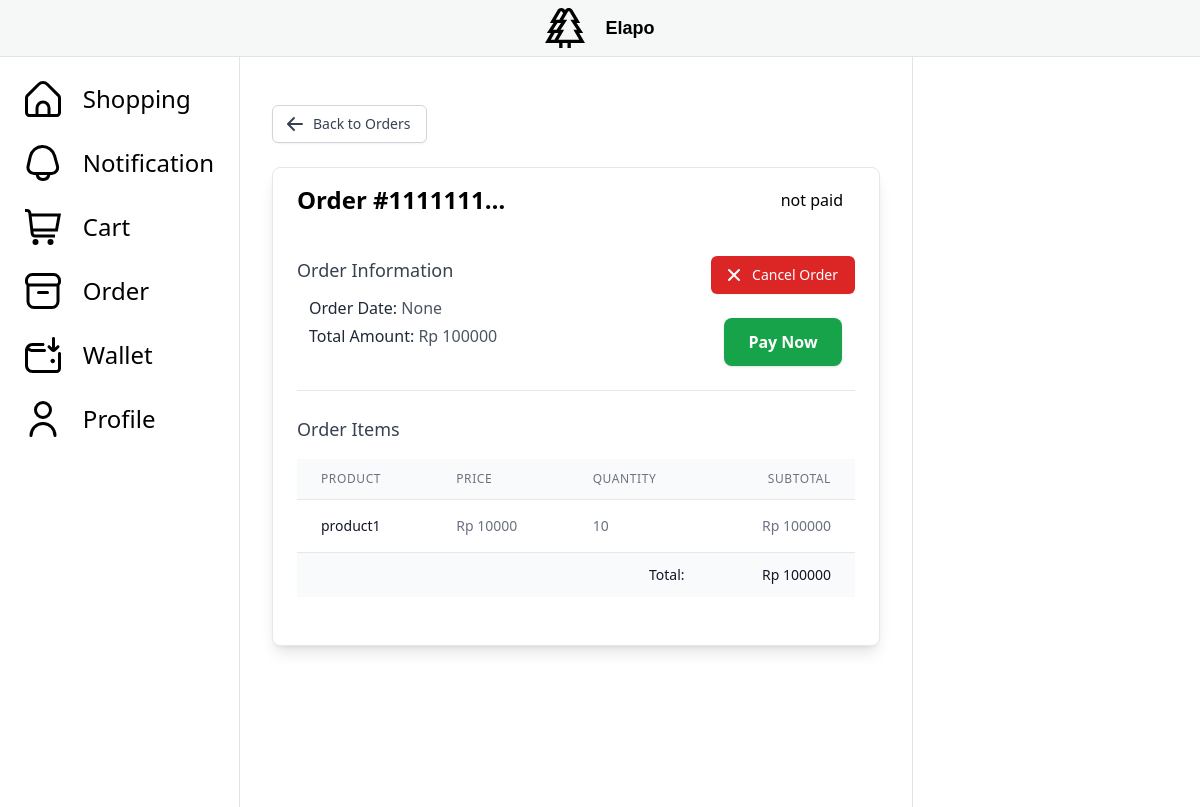
/order/11111111-2222-3333-4444-555555555555/ (signed in), run on an earlier commit of the app's database.
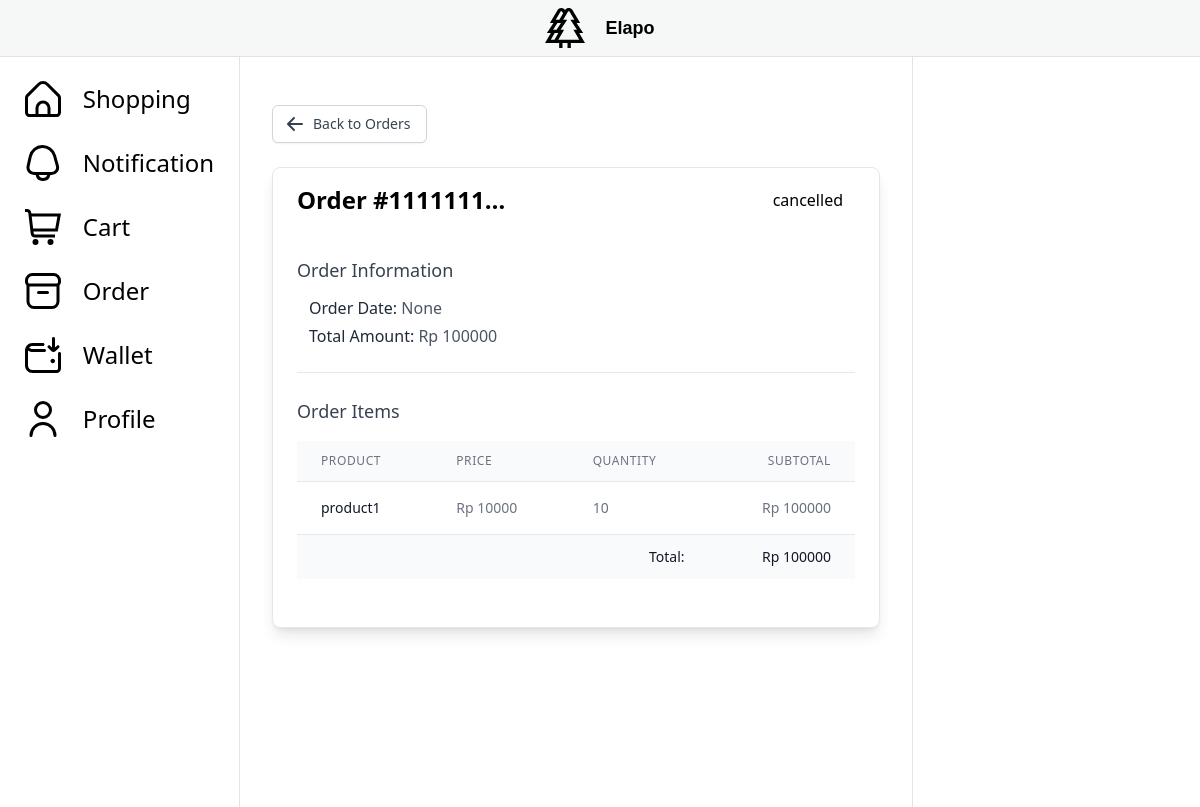
And on a later commit of the database.
### order/models.py (models this page shows, shortened)
class Order(models.Model):
    class Meta:
        permissions = [
            ("set_to_paid", "can set to paid"),
            ("set_to_prepared", "can set to prepared"),
            ("set_to_ready", "can set to ready"),
            ("set_to_delivered", "can set to delivered"),
            ("set_to_completed", "can set to completed"),
            ("set_to_cancelled", "can set to cancelled"),
            ("set_to_reviewed", "can set to reviewed")
        ]
    id = models.UUIDField(primary_key=True, default=uuid.uuid4)
    cart = models.OneToOneField(Cart, on_delete=models.CASCADE)
    total = models.DecimalField(max_digits=12, decimal_places=0, default=0)
    created_at = models.DateField(auto_now=True)
    status = models.ForeignKey(OrderStatus, on_delete=models.CASCADE)

class OrderStatus(models.Model):
    id = models.UUIDField(primary_key=True)
    status = models.CharField(max_length=30)

### cart/models.py (models this page shows)
class Cart(models.Model):
    class Meta:
        permissions = [('checkout_cart', 'Can checkout cart')]
    id = models.UUIDField(primary_key=True, default=uuid.uuid4)
    created_at = models.DateField(auto_now=True)
    customer = models.ForeignKey(Customer, on_delete=models.CASCADE)
    is_checked_out = models.BooleanField(default=False)

### order/views.py (the view)
# urls.py: path('/<str:id>/', order_detail, name='order_detail'),
@login_required
def order_detail(request, id):
    order = get_object_or_404(Order, id=id)
    if order.cart.customer != request.user.customer:
        messages.error(request, "You don't have permission to view this order.")
        return redirect('order:show_order')
    product_carts = ProductCart.objects.filter(cart=order.cart)
    product_carts_json = [
        {
            'product' : {
                'product_id': product_cart.product.id,
                'product_name': product_cart.product.product_name,
                'product_stock': product_cart.product.stock,
                'product_price': product_cart.product.price,
                'product_description': product_cart.product.description
            },
            'id': product_cart.id,
            'quantity': product_cart.quantity,
        } for product_cart in product_carts
    ]
    context = {
        'order': order,
        'cart_products': product_carts_json,
        'can_cancel': str(order.status.status) in [
            'not paid',
            'paid',
        ]
    }
    return render(request, 'show_order_details.html', context)

### order/templates/show_order_details.html (shortened to what the changed rows need)
{% extends "main.html" %}
{% load order_tags %}
{% block content %}
<div class="container mx-auto px-4 py-8">
    <div class="bg-white rounded-lg shadow-lg overflow-hidden border border-gray-200 mb-8">
        <div class="card-header
             px-6 py-4">
            <div class="flex flex-col md:flex-row justify-between items-start md:items-center">
                <h2 class="text-2xl font-bold">Order #{{ order.id|truncatechars:8 }}</h2>
                 <span class="mt-2 md:mt-0 inline-flex items-center px-3 py-1 rounded-full text-base font-medium
                    ">
                    {{ order.status.status }}
                </span>
            </div>
        </div>
        <div class="px-6 py-6">
            <div class="flex flex-col md:flex-row justify-between border-b border-gray-200 pb-6 mb-6">
                <div>
                    <h5 class="text-lg font-medium text-gray-700 mb-3">Order Information</h5>
                    <p class="text-gray-600 mb-1"><span class="font-medium text-gray-800">Order Date:</span> {{ order.cart.created_at }}</p>
                    <p class="text-gray-600"><span class="font-medium text-gray-800">Total Amount:</span> Rp {{ order.total }}</p>
                </div>
                <div class="mt-4 md:mt-0">
                    {% if can_cancel and order.status.id != '88888888888888888888888888888888' %}
                        <form action="{% url 'order:cancel_order' order.id %}" method="post" onsubmit="return confirm('Are you sure you want to cancel this order?');">
                            <button type="submit" class="inline-flex items-center px-4 py-2 border border-transparent rounded-md shadow-sm text-sm font-medium text-white bg-red-600 hover:bg-red-700 focus:outline-none focus:ring-2 focus:ring-offset-2 focus:ring-red-500 transition duration-150">
                                Cancel Order
                            </button>
                        </form>
                    {% endif %}
                    {% if order.status.status == 'not paid' %}
                    <div class="mt-6 text-center">
                      <a href="{% url 'wallet:payment_order' order.id %}"
                         class="inline-block bg-green-600 hover:bg-green-700 text-white font-semibold px-6 py-3 rounded-lg shadow transition duration-200">
                        Pay Now
                      </a>
                    </div>
                    {% endif %}
                </div>
            </div>
            <div class="overflow-x-auto">
                <table class="min-w-full divide-y divide-gray-200 mb-6">
                    <thead class="bg-gray-50">
                        <tr>
                            <th scope="col" class="px-6 py-3 text-left text-xs font-medium text-gray-500 uppercase tracking-wider">Product</th>
                            <th scope="col" class="px-6 py-3 text-left text-xs font-medium text-gray-500 uppercase tracking-wider">Price</th>
                            <th scope="col" class="px-6 py-3 text-left text-xs font-medium text-gray-500 uppercase tracking-wider">Quantity</th>
                            <th scope="col" class="px-6 py-3 text-right text-xs font-medium text-gray-500 uppercase tracking-wider">Subtotal</th>
                        </tr>
                    </thead>
                    <tfoot>
                        <tr class="bg-gray-50">
                            <th colspan="3" class="px-6 py-3 text-right text-sm font-medium text-gray-900">Total:</th>
                            <th class="px-6 py-3 text-right text-sm font-medium text-gray-900">Rp {{ order.total }}</th>
                        </tr>
                    </tfoot>
                </table>
            </div>
        </div>
    </div>
</div>
{% endblock %}

What changed in the data, as far as the page shows it:
changed Order "None": status.status "not paid" → "cancelled"
Also different on the page:
text no longer shown: "Cancel Order Pay Now"
